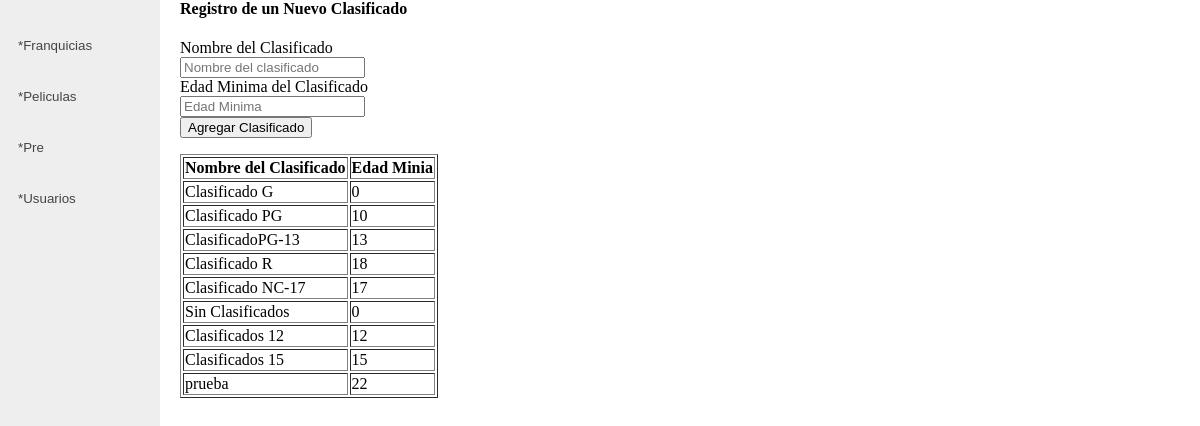
The app's page /modoadmin/GestiondePeliculas/clasificados.php with its own data.
### tables this page shows
CREATE TABLE `clasificados` (
  `id_clasificado` int(2) NOT NULL AUTO_INCREMENT,
  `nombre_clasificado` varchar(20) NOT NULL,
  `edad_minima` int(2) NOT NULL,
  PRIMARY KEY (`id_clasificado`)
);

### modoadmin/GestiondePeliculas/clasificados.php (the view)
<?php
require '../conexion/conexion.php';
$resultado = $pdo->query("Select nombre_clasificado, edad_minima from clasificados");
?>
<div>
    <?php require '../menus/menu_lado.php'; ?>
</div>
<div id="formularios">
    <div class="encabezado">
        <h4>
            Registro de un Nuevo Clasificado
        </h4>
    </div>
    <div class="cuerpo">
        <form class="formulario" action="save_clasificados.php" method="post" >
            <div>
                <label>Nombre del Clasificado</label>
                <br>
                <input type="text" required placeholder="Nombre del clasificado" name="nombre_clasificado">
            </div>
            <div>
                <label>Edad Minima del Clasificado</label>
                <br>
                <input type="text" required placeholder="Edad Minima" name="edad_minima">
            </div>
            <div class="botones">
                <button type="submit" class="btn btn-success" name="boton_guardar_clasificado">Agregar Clasificado</button>
            </div>
        </form>
    </div>
</div>
<div>
    <table id="tablas" border="1">
        <thead>
        <tr>
            <th>Nombre del Clasificado</th>
            <th>Edad Minia</th>
        </tr>
        </thead>
        <tbody>
        <?php foreach ($resultado as $clasificado): ?>
            <tr>
                <td><?php echo $clasificado['nombre_clasificado']?></td>
                <td><?php echo $clasificado['edad_minima']?></td>
            </tr>
        <?php endforeach;?>
        </tbody>
    </table>
</div>

### modoadmin/menus/menu_lado.php (style rules this page uses)
body { margin: 0px; margin-left: 180px; }

### records on screen
clasificados: nombre_clasificado "Clasificado G", edad_minima "0"
clasificados: nombre_clasificado "Clasificado PG", edad_minima "10"
clasificados: nombre_clasificado "ClasificadoPG-13", edad_minima "13"
clasificados: nombre_clasificado "Clasificado R", edad_minima "18"
clasificados: nombre_clasificado "Clasificado NC-17", edad_minima "17"
clasificados: nombre_clasificado "Sin Clasificados", edad_minima "0"
clasificados: nombre_clasificado "Clasificados 12", edad_minima "12"
clasificados: nombre_clasificado "Clasificados 15", edad_minima "15"
clasificados: nombre_clasificado "prueba", edad_minima "22"
